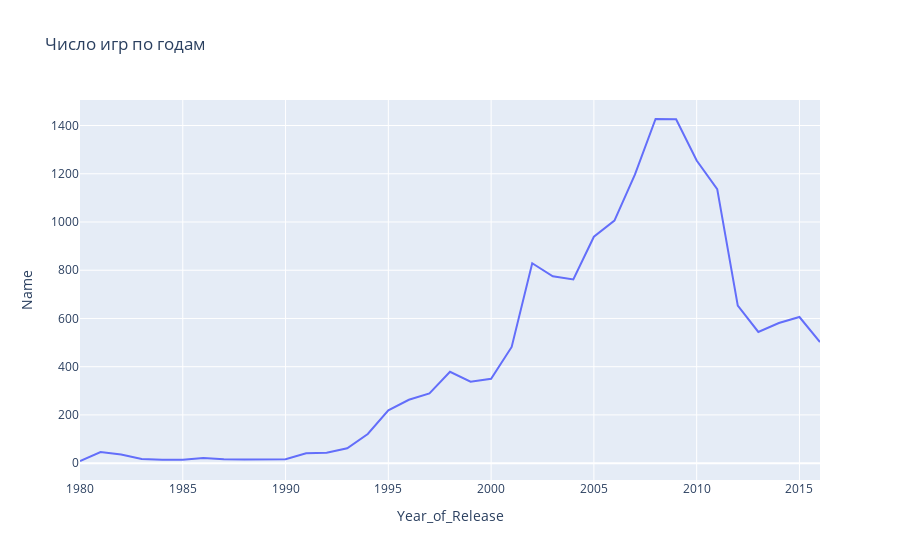

The cell this chart's notebook holds for it:
### Markdown cell above
#### Посмотрите, сколько игр выпускалось в разные годы. Важны ли данные за все периоды?

### Code cell
df = pd.DataFrame(games.groupby('Year_of_Release')['Name'].count())
fig = px.line(df, x=df.index, y="Name", title='Число игр по годам')

iplot(fig, show_link = False)

### Figure 1 — Plotly figure (JSON) as saved in the notebook; plotly's stock layout.template omitted (floating-point values rounded to 4 significant figures)
{"data": [{"hovertemplate": "Year_of_Release=%{x}<br>Name=%{y}<extra></extra>", "legendgroup": "", "line": {"color": "#636efa", "dash": "solid"}, "mode": "lines", "name": "", "orientation": "v", "showlegend": false, "type": "scatter", "x": [1980, 1981, 1982, 1983, 1984, 1985, 1986, 1987, 1988, 1989, 1990, 1991, 1992, 1993, 1994, 1995, 1996, 1997, 1998, 1999, 2000, 2001, 2002, 2003, 2004, 2005, 2006, 2007, 2008, 2009, 2010, 2011, 2012, 2013, 2014, 2015, 2016], "xaxis": "x", "y": [9, 46, 36, 17, 14, 14, 21, 16, 15, 17, 16, 41, 43, 62, 121, 219, 263, 289, 379, 338, 350, 482, 829, 775, 762, 939, 1006, 1197, 1427, 1426, 1255, 1136, 653, 544, 581, 606, 502], "yaxis": "y"}], "layout": {"legend": {"tracegroupgap": 0}, "title": {"text": "Число игр по годам"}, "xaxis": {"anchor": "y", "domain": [0, 1], "title": {"text": "Year_of_Release"}}, "yaxis": {"anchor": "x", "domain": [0, 1], "title": {"text": "Name"}}}}
